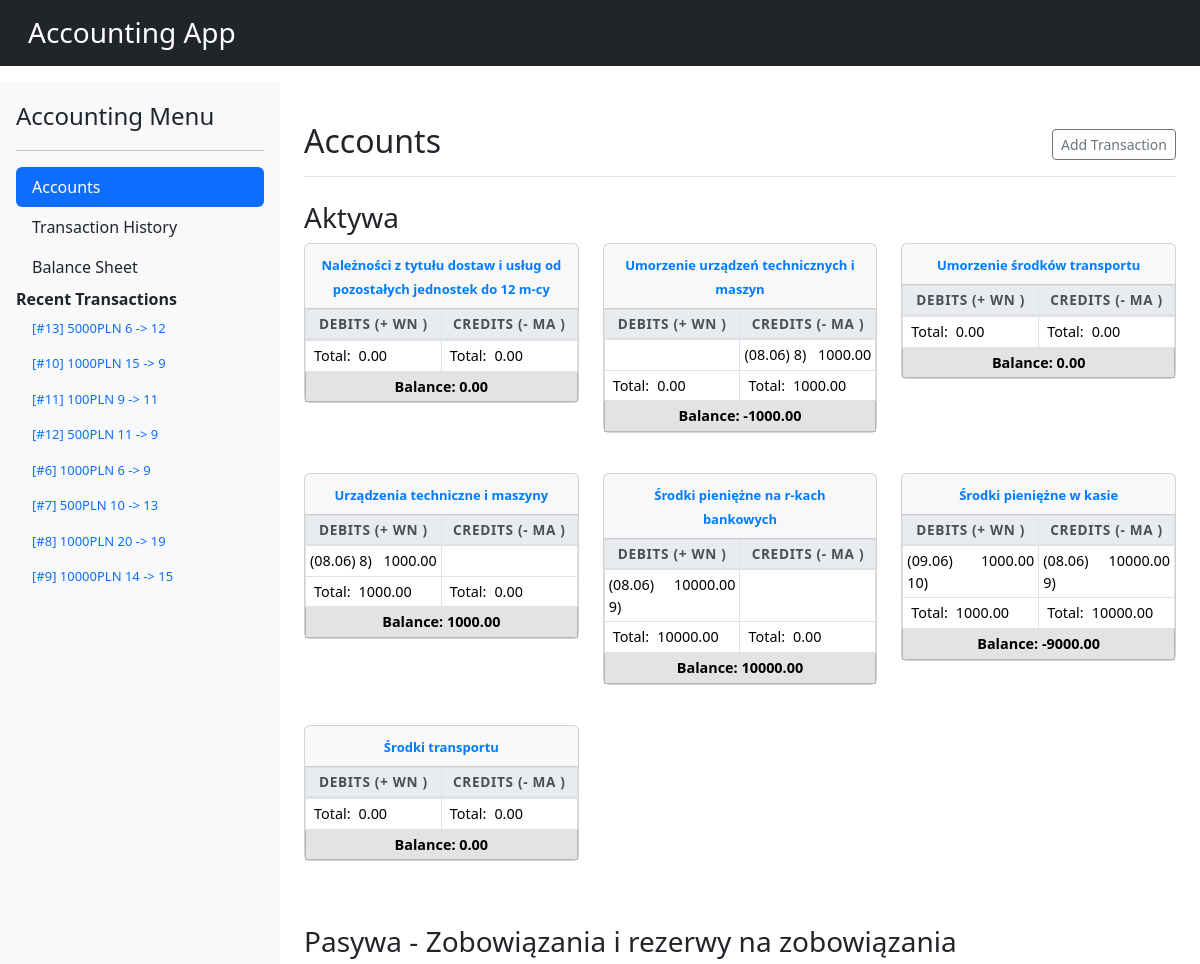
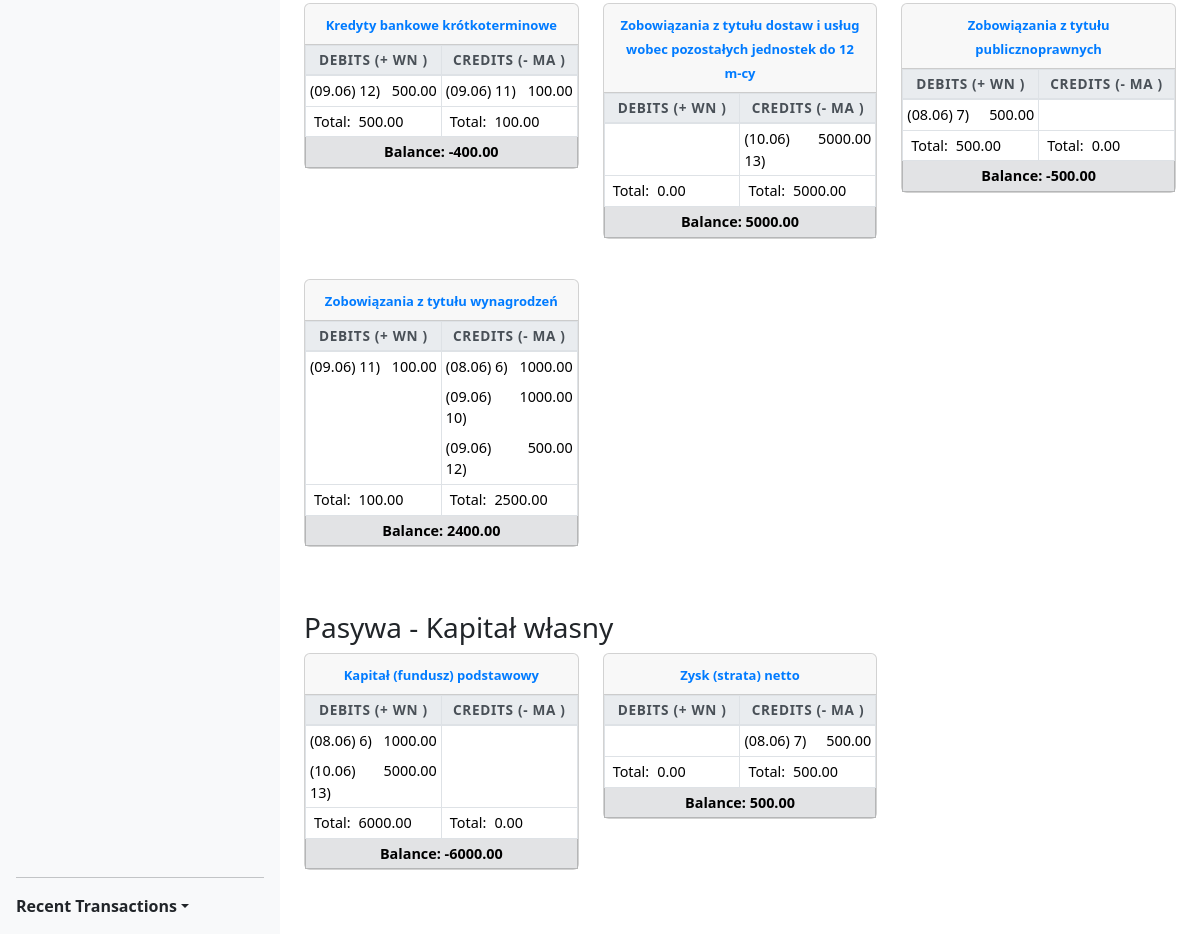
The page / on the database its author committed (2 pictures, top to bottom).
### accounting_app/models.py (models this page shows, shortened)
class Transaction(models.Model):
    transaction_id = models.AutoField(primary_key=True)
    debit_account = models.ForeignKey(
        Account, related_name='debit_transactions', on_delete=models.CASCADE
    )
    credit_account = models.ForeignKey(
        Account, related_name='credit_transactions', on_delete=models.CASCADE
    )
    amount = models.DecimalField(max_digits=16, decimal_places=2)
    date = models.DateField(default=timezone.now)
    description = models.CharField(max_length=255)

class Account(models.Model):
    ACCOUNT_TYPES = [
        ('ASSET', 'Aktywa'),
        ('LIABILITY', 'Pasywa - Zobowiązania i rezerwy na zobowiązania'),
        ('EQUITY', 'Pasywa - Kapitał własny'),
    ]
    ACCOUNT_NAMES = [
        ('Wartości niematerialne i prawne', 'ASSET'),
        ('Rzeczowe aktywa trwałe', 'ASSET'),
        ('Należności długoterminowe', 'ASSET'),
        ('Inwestycje długoterminowe', 'ASSET'),
        ('Długoterminowe rozliczenia międzyokresowe', 'ASSET'),
        ('Zapasy', 'ASSET'),
        ('Należności krótkoterminowe', 'ASSET'),
        ('Inwestycje krótkoterminowe', 'ASSET'),
        ('Krótkoterminowe rozliczenia międzyokresowe', 'ASSET'),
        ('Kapitał (fundusz) podstawowy', 'EQUITY'),
        ('Kapitał (fundusz) zapasowy', 'EQUITY'),
        ('Kapitał (fundusz) z aktualizacji wyceny', 'EQUITY'),
        ('Pozostałe kapitały (fundusze) rezerwowe', 'EQUITY'),
        ('Zysk (strata) z lat ubiegłych', 'EQUITY'),
        ('Zysk (strata) netto', 'EQUITY'),
        ('Odpisy z zysku netto w ciągu roku obrotowego', 'EQUITY'),
        ('Rezerwy na zobowiązania', 'LIABILITY'),
        ('Zobowiązania długoterminowe', 'LIABILITY'),
        ('Zobowiązania krótkoterminowe', 'LIABILITY'),
        ('Rozliczenia międzyokresowe', 'LIABILITY'),
    ]
    account_id = models.AutoField(primary_key=True)
    name = models.CharField(max_length=100, unique=True)
    account_type = models.CharField(max_length=10, choices=ACCOUNT_TYPES)
    def __str__(self):
        return self.name
    def get_balance(self, end_date=None):
        debits = self.debit_transactions.filter(date__lte=end_date) if end_date else self.debit_transactions.all()
        credits = self.credit_transactions.filter(date__lte=end_date) if end_date else self.credit_transactions.all()
        debit_total = float(debits.aggregate(Sum('amount'))['amount__sum'] or 0.00)
        credit_total = float(credits.aggregate(Sum('amount'))['amount__sum'] or 0.00)
        if self.account_type == 'ASSET':
            return debit_total - credit_total
        else:
            return credit_total - debit_total

### accounting_app/views.py (the view)
# urls.py: path('', views.accounts_view, name='accounts'),
def accounts_view(request):
    accounts = Account.objects.all().order_by('name')
    account_types = Account.ACCOUNT_TYPES
    grouped_accounts = {
        key: {'verbose_name': verbose, 'accounts': []} for key, verbose in account_types
    }
    for account in accounts:
        debit_total = account.debit_transactions.aggregate(total=Sum('amount'))['total'] or 0
        credit_total = account.credit_transactions.aggregate(total=Sum('amount'))['total'] or 0
        account.debit_total = debit_total
        account.credit_total = credit_total
        account.balance = account.get_balance()
        if account.account_type in grouped_accounts:
            grouped_accounts[account.account_type]['accounts'].append(account)
    context = {
        'grouped_accounts': grouped_accounts
    }
    return render(request, 'accounting_app/accounts.html', context)

### accounting_app/context_processors.py (called while the page is built)
def global_context(request):
    return {
        'transaction_form': TransactionForm(),
        'recent_transactions': Transaction.objects.order_by('-date')[:20]
    }

### accounting_app/templates/accounting_app/accounts.html
{% extends 'accounting_app/base.html' %}
{% block content %}
<div class="d-flex justify-content-between flex-wrap flex-md-nowrap align-items-center pt-3 pb-2 mb-3 border-bottom">
    <h1 class="h2">Accounts</h1>
    <div class="btn-toolbar mb-2 mb-md-0">
        <button type="button" class="btn btn-sm btn-outline-secondary" data-bs-toggle="modal" data-bs-target="#addTransactionModal">
            Add Transaction
        </button>
    </div>
</div>
{% for account_type, data in grouped_accounts.items %}
    <h3 class="mt-4">{{ data.verbose_name }}</h3>
    <div class="row">
        {% for account in data.accounts %}
            <div class="col-md-6 col-lg-4 mb-4">
                {% include 'accounting_app/partials/_t_account.html' with account=account %}
            </div>
        {% endfor %}
    </div>
{% endfor %}
{% endblock %}

### accounting_app/templates/accounting_app/base.html (shortened to what this page needs)
<!DOCTYPE html>
<html lang="en">
<head>
    <link href="https://cdn.jsdelivr.net/npm/bootstrap@5.3.3/dist/css/bootstrap.min.css" rel="stylesheet">
    {% load static %}
    <link rel="stylesheet" href="{% static 'accounting_app/css/style.css' %}">
</head>
<body>
    <header class="app-header bg-dark text-white p-3">
        <div class="container-fluid">
            <h1>Accounting App</h1>
        </div>
    </header>
    <div class="d-flex">
        <div class="d-flex flex-column flex-shrink-0 p-3 bg-light" style="width: 280px; min-height: 100vh;">
            {% include 'accounting_app/partials/_sidebar.html' %}
        </div>
        <div class="flex-grow-1 p-4">
            {% block content %}{% endblock %}
        </div>
    </div>
</body>
</html>

### accounting_app/templates/accounting_app/partials/_sidebar.html (shortened to what this page needs)
<a href="/" class="d-flex align-items-center mb-3 mb-md-0 me-md-auto link-dark text-decoration-none">
    <span class="fs-4">Accounting Menu</span>
</a>
<hr>
<ul class="nav nav-pills flex-column mb-auto">
    <li class="nav-item">
        <a href="{% url 'accounts' %}" class="nav-link {% if request.resolver_match.url_name == 'accounts' %}active{% else %}link-dark{% endif %}">
            Accounts
        </a>
    </li>
    <li>
        <a href="{% url 'transaction_history' %}" class="nav-link {% if request.resolver_match.url_name == 'transaction_history' %}active{% else %}link-dark{% endif %}">
            Transaction History
        </a>
    </li>
    <li>
        <a href="{% url 'balance_sheet' %}" class="nav-link {% if request.resolver_match.url_name == 'balance_sheet' %}active{% else %}link-dark{% endif %}">
            Balance Sheet
        </a>
    </li>
    <li>
        <strong>Recent Transactions</strong>
        <ul class="recenttx nav nav-pills flex-column mb-auto">
            {% for trans in recent_transactions %}
                <li>
                    <a class="nav-link recent">[#{{trans.transaction_id}}]
                    {{trans.amount|floatformat:0}}PLN
                    {{trans.debit_account.account_id}} -> {{trans.credit_account.account_id}}
                </a>
            </li>
            {% empty %}
                <li><a class="recent" href="#">No transactions yet.</a></li>
            {% endfor %}
        </ul>
    </li>
</ul>
<hr>
<div class="dropdown">
    <a href="#" class="d-flex align-items-center link-dark text-decoration-none dropdown-toggle" id="dropdownUser2" data-bs-toggle="dropdown" aria-expanded="false">
        <strong>Recent Transactions</strong>
    </a>
</div>

### accounting_app/templates/accounting_app/partials/_t_account.html (shortened to what this page needs)
<div class="card mb-3">
    <div class="card-header text-center">
        <strong class="account-header">{{ account.name }}</strong>
    </div>
    <div class="card-body p-0">
        <table class="table table-sm table-bordered t-account-table mb-0">
            <thead>
                <tr>
                    <th class="text-center">Debits (+ Wn )</th>
                    <th class="text-center">Credits (- Ma )</th>
                </tr>
            </thead>
            <tbody>
            <tr>
                    <td class="p-0 align-top">
                        <table class="table table-borderless table-sm mb-0">
                            {% for trans in account.debit_transactions.all %}
                                <tr class="transaction-row" data-transaction-id="{{ trans.transaction_id }}">
                                    <td data-transaction-id="{{ trans.transaction_id }}" title="{{ trans.date }} {{ trans.debit_account.name|truncatechars:10 }}">({{ trans.date|date:"d.m" }}) {{ trans.transaction_id }})</td>
                                    <td class="text-end" data-transaction-id="{{ trans.transaction_id }}">{{ trans.amount|floatformat:2 }}</td>
                                </tr>
                            {% endfor %}
                        </table>
                    </td>
                    <td class="p-0 align-top">
                        <table class="table table-borderless table-sm mb-0">
                           {% for trans in account.credit_transactions.all %}
                                <tr class="transaction-row" data-transaction-id="{{ trans.transaction_id }}">
                                    <td data-transaction-id="{{ trans.transaction_id }}" title="{{ trans.date }} {{ trans.credit_account.name|truncatechars:10 }}">({{ trans.date|date:"d.m" }}) {{ trans.transaction_id }})</td>
                                    <td class="text-end">{{ trans.amount|floatformat:2 }}</td>
                                </tr>
                            {% endfor %}
                        </table>
                    </td>
                </tr>
            </tbody>
            <tfoot>
                <tr class="table-group-divider">
                    <td class="p-0">
                        <table class="table-borderless table-sm mb-0"><tr>
                            <td class="ps-2">Total:</td>
                            <td class="text-end pe-2">{{ account.debit_total|floatformat:2 }}</td>
                        </tr></table>
                    </td>
                    <td class="p-0">
                        <table class="table-borderless table-sm mb-0"><tr>
                            <td class="ps-2">Total:</td>
                            <td class="text-end pe-2">{{ account.credit_total|floatformat:2 }}</td>
                        </tr></table>
                    </td>
                </tr>
                <tr class="table-secondary">
                    <td colspan="2" class="text-center p-1 fw-bold">
                        Balance: {{ account.balance|floatformat:2 }}
                    </td>
                </tr>
            </tfoot>
        </table>
    </div>
</div>

### accounting_app/static/accounting_app/css/style.css (style rules this page uses)
.app-header { margin-bottom: 1rem; }
.app-header h1 { font-size: 1.75rem; margin-bottom: 0; }
.t-account-table { margin-bottom: 1.5rem; }
.t-account-table > thead > tr > th { width: 50%; font-size: 0.85rem; background-color: #e9ecef; color: #495057; text-transform: uppercase; letter-spacing: 0.05em; border-bottom: 2px solid #dee2e6; }
.t-account-table td { font-size: 0.9rem; }
.transaction-row { font-size: 0.9rem; }
.recenttx { color: #212529; font-size: 0.875rem; }
.account-header { font-size: 0.9rem; font-weight: 600; color: #007bff; }
.recenttx { color:black; font-size:small; }
.account-header { font-size:small; }

### rows shown on the page
Account: name "Należności z tytułu dostaw i usług od pozostałych jednostek do 12 m-cy", debit_total "0.00", credit_total "0.00", balance "0.00"
Account: name "Umorzenie urządzeń technicznych i maszyn", debit_total "0.00", credit_total "1000.00", balance "-1000.00"
Account: name "Umorzenie środków transportu", debit_total "0.00", credit_total "0.00", balance "0.00"
Account: name "Urządzenia techniczne i maszyny", debit_total "1000.00", credit_total "0.00", balance "1000.00"
Account: name "Środki pieniężne na r-kach bankowych", debit_total "10000.00", credit_total "0.00", balance "10000.00"
Account: name "Środki pieniężne w kasie", debit_total "1000.00", credit_total "10000.00", balance "-9000.00"
Account: name "Środki transportu", debit_total "0.00", credit_total "0.00", balance "0.00"
Account: name "Kredyty bankowe krótkoterminowe", debit_total "500.00", credit_total "100.00", balance "-400.00"
Account: name "Zobowiązania z tytułu dostaw i usług wobec pozostałych jednostek do 12 m-cy", debit_total "0.00", credit_total "5000.00", balance "5000.00"
Account: name "Zobowiązania z tytułu publicznoprawnych", debit_total "500.00", credit_total "0.00", balance "-500.00"
Account: name "Zobowiązania z tytułu wynagrodzeń", debit_total "100.00", credit_total "2500.00", balance "2400.00"
Account: name "Kapitał (fundusz) podstawowy", debit_total "6000.00", credit_total "0.00", balance "-6000.00"
Account: name "Zysk (strata) netto", debit_total "0.00", credit_total "500.00", balance "500.00"

### other values the page prints
{{ data.verbose_name }} "Aktywa" "Pasywa - Zobowiązania i rezerwy na zobowiązania" "Pasywa - Kapitał własny"
